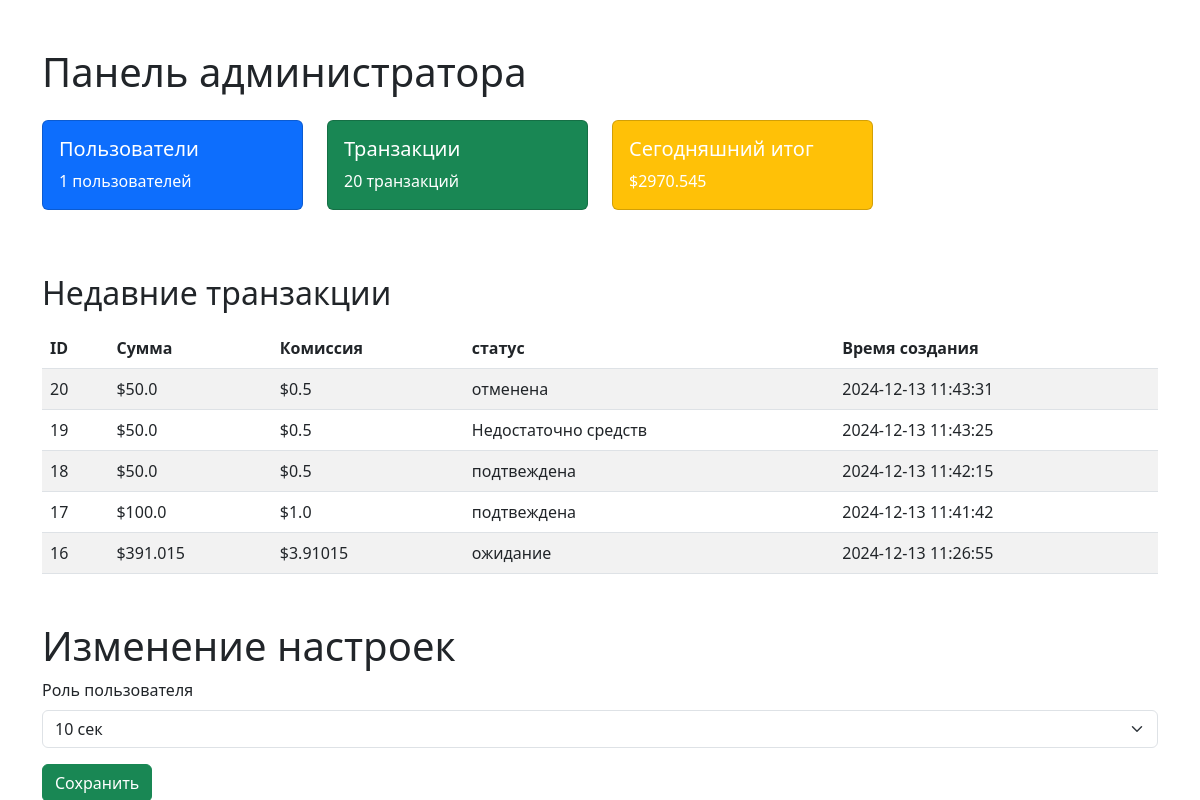
Page /admin (signed in) on the earlier database version.
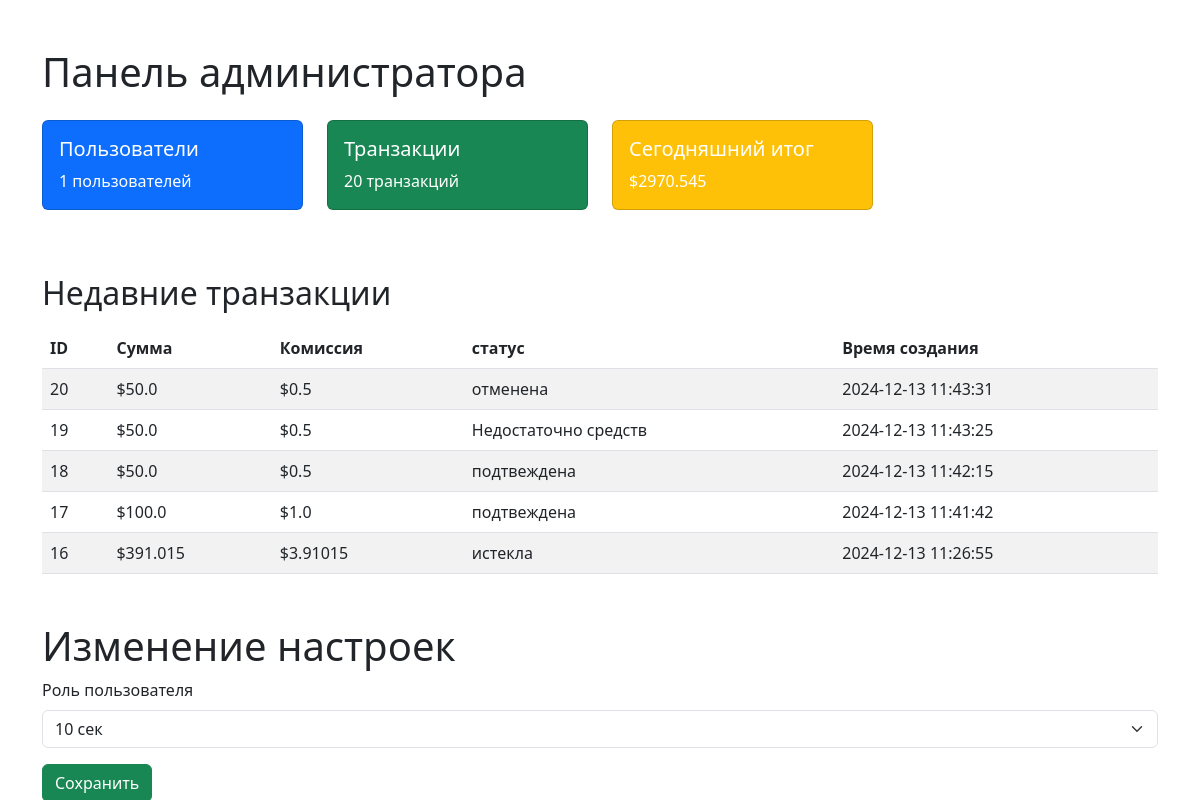
Same page on the later database version.
### app.py (models this page shows, shortened)
class Transaction(db.Model):
    id = db.Column(db.Integer, primary_key=True)
    amount = db.Column(db.Float, nullable=False)
    commission = db.Column(db.Float, nullable=False)
    status = db.Column(db.String(20), nullable=False, default='ожидание')
    created_at = db.Column(db.DateTime, nullable=False, server_default=db.func.now())
    type_transaction_id = db.Column(db.Integer, db.ForeignKey('type_transaction.id'), nullable=False)
    type_transaction = db.relationship('TypeTransaction', backref=db.backref('transactions', lazy=True))
    user_id = db.Column(db.Integer, db.ForeignKey('user.id'), nullable=False)
    user = db.relationship('User', backref=db.backref('transactions', lazy=True))

### app.py (the view)
@app.route('/admin', methods=['GET', 'POST'])
def admin_dashboard():
    if session.get('role') != 'admin':
        if session.get('role') != 'user':
            return redirect(url_for('login'))
        else:
            return redirect(url_for('admin_transactions'))
    form = SettingsForm()
    user_count = User.query.count()
    transaction_count = Transaction.query.count()
    total_transaction_sum = db.session.query(db.func.sum(Transaction.amount)).filter(Transaction.created_at >= datetime.now().date()).scalar() or 0.0
    recent_transactions = Transaction.query.order_by(Transaction.created_at.desc()).limit(5).all()
    settings = Settings.query.get_or_404(1)
    if request.method == 'POST':
        settings.auto_update = str(request.form['auto_update'])
        db.session.commit()
        return redirect(url_for('admin_dashboard'))
    return render_template(
        'dashboard.html',
        user_count=user_count,
        transaction_count=transaction_count,
        total_transaction_sum=total_transaction_sum,
        recent_transactions=recent_transactions,
        form=form,
        settings=settings
        )

### app.py
class SettingsForm(FlaskForm):
    submit = SubmitField('Register')

### templates/dashboard.html (shortened to what this page needs)
<!DOCTYPE html>
<html lang="ru">
<head>
    <link rel="stylesheet" href="https://cdn.jsdelivr.net/npm/bootstrap@5.3.0/dist/css/bootstrap.min.css">
</head>
<body>
    <div class="container mt-5">
        <h1>Панель администратора</h1>
        <div class="row mt-4">
            <div class="col-md-3">
                <div class="card text-white bg-primary mb-3">
                    <div class="card-body">
                        <h5 class="card-title">Пользователи</h5>
                        <p class="card-text">{{ user_count }} пользователей</p>
                    </div>
                </div>
            </div>
            <div class="col-md-3">
                <div class="card text-white bg-success mb-3">
                    <div class="card-body">
                        <h5 class="card-title">Транзакции</h5>
                        <p class="card-text">{{ transaction_count }} транзакций</p>
                    </div>
                </div>
            </div>
            <div class="col-md-3">
                <div class="card text-white bg-warning mb-3">
                    <div class="card-body">
                        <h5 class="card-title">Сегодняшний итог</h5>
                        <p class="card-text">${{ total_transaction_sum }}</p>
                    </div>
                </div>
            </div>
        </div>
        <h2 class="mt-5">Недавние транзакции</h2>
        <table class="table table-striped mt-3">
            <thead>
                <tr>
                    <th>ID</th>
                    <th>Сумма</th>
                    <th>Комиссия</th>
                    <th>статус</th>
                    <th>Время создания</th>
                </tr>
            </thead>
            <tbody>
                {% for transaction in recent_transactions %}
                <tr>
                    <td>{{ transaction.id }}</td>
                    <td>${{ transaction.amount }}</td>
                    <td>${{ transaction.commission }}</td>
                    <td>{{ transaction.status }}</td>
                    <td>{{ transaction.created_at }}</td>
                </tr>
                {% endfor %}
            </tbody>
        </table>
    </div>
    <div class="container mt-5">
        <h1>Изменение настроек</h1>
        <form method="POST" action="/admin">
            <div class="mb-3">
                <label for="status" class="form-label">Роль пользователя</label>
                <select id="auto_update" name="auto_update" class="form-select">
                    <option value="{{ settings.auto_update }}">{{ settings.auto_update }}</option>
                </select>
            </div>
            <button type="submit" class="btn btn-success">Сохранить</button>
        </form>
    </div>
</body>
</html>

Differences in the rows shown:
changed Transaction id 16: status "ожидание" → "истекла"
